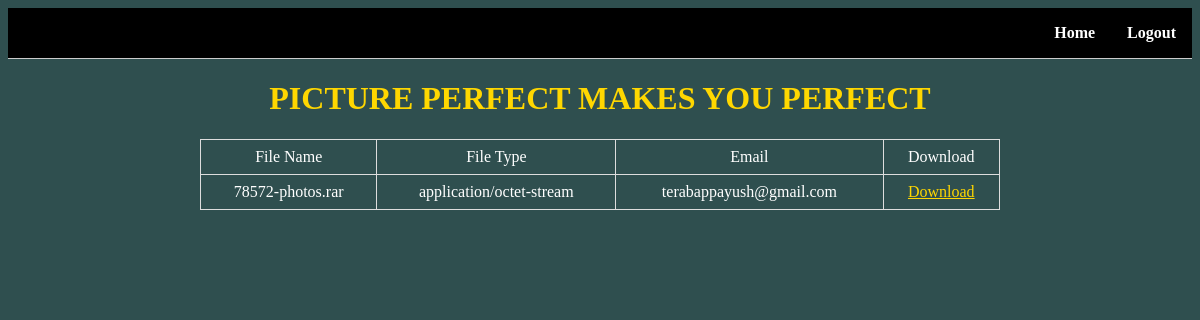
/php/admin/clientview.php (signed in), run on the app's committed database.
### tables this page shows
CREATE TABLE `tbl_uploads` (
  `id` int(5) NOT NULL,
  `file` varchar(255) NOT NULL,
  `type` varchar(255) NOT NULL,
  `size` varchar(255) NOT NULL,
  `email` varchar(120) NOT NULL
);

### php/admin/clientview.php (the view, shortened to what this page needs)
<?php
require '../registration/dbcon.php';
?>
<!DOCTYPE html>
<html>
<head>
</head>
<body>
   <nav>
      <ul>
         <li>
            <a href="../../index.php">Home</a>
         </li>
         <li>
            <a href="../registration/logout.php">Logout</a>
         </li>
      </ul>
   </nav>
   <div>
      <h1>PICTURE PERFECT MAKES YOU PERFECT</h1>
   </div>
   <div>
      <table>
         <tr>
            <td>File Name</td>
            <td>File Type</td>
            <td>Email</td>
            <td>Download</td>
         </tr>
   </div>
   <?php
   $email = $_SESSION['email'];
   $sql = "SELECT * FROM tbl_uploads where email='$email'";
   $result_set = mysqli_query($conn, $sql);
   while ($row = mysqli_fetch_array($result_set)) {
   ?>
      <tr>
         <td><?php echo $row['file'] ?></td>
         <td><?php echo $row['type'] ?></td>
         <td><?php echo $row['email'] ?></td>
         <td><a style="color:gold;" href="../../upload/<?php echo $row['file'] ?>" target="_blank">Download</a></td>
      </tr>
   <?php
   }
   ?>
</body>
</html>

### php/admin/clientview.php (style rules this page uses)
body { background-color:darkslategray; color: white; }
nav ul { list-style: none; margin: 0; padding: 0; display: flex; justify-content: flex-end; background-color: black; border-bottom: 1px solid #ccc; }
nav ul li { margin: 0; padding: 0; }
nav ul li a { display: block; padding: 1em; text-decoration: none; color: white; font-weight: bold; position: relative; transition: all 0.3s ease-in-out; }
nav ul li a:before { content: ''; position: absolute; left: 0; bottom: 0; height: 3px; width: 0; background-color: #ffd700; transition: all 0.3s ease-in-out; }
div:first-of-type { text-align: center; margin-top: 1em; color: #ffd700; animation: fadein 2s; }
table { border-collapse: collapse; width: 100%; max-width: 800px; margin: 0 auto; animation: slidein 2s; }
table td { border: 1px solid #ddd; padding: 8px; text-align: center; }

### data on the page
tbl_uploads: file "78572-photos.rar", type "application/octet-stream", email "terabappayush@gmail.com"
